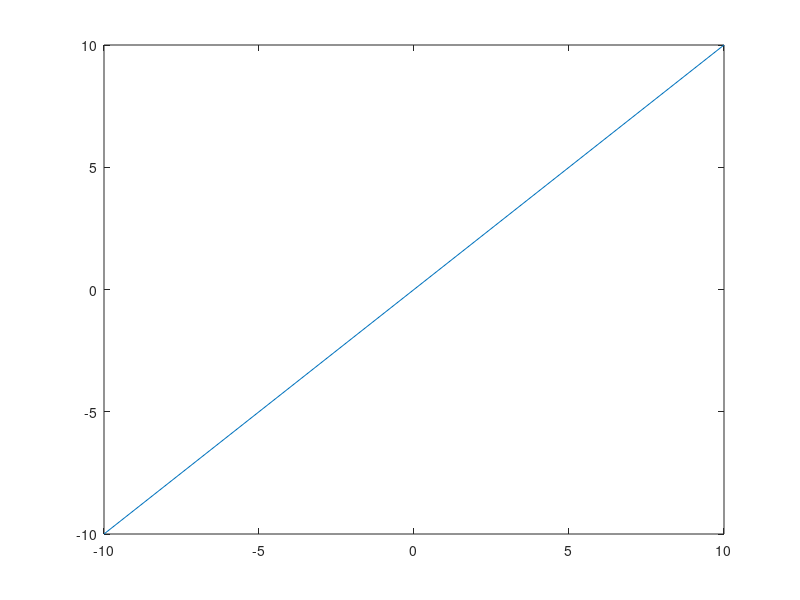

MATLAB code to generate this figure: (Note: this script raises an error after producing the figure.)
plot([-10 10],[-10 10]);
hold on

while 1
    [c_x,c_y] = ginput(1)
    [e_x,e_y] = ginput(1)
    r = sqrt((e_x - c_x)^2 + (e_y - c_y)^2)
    D = Drop(c_x,c_y,r);
    D.place;
end